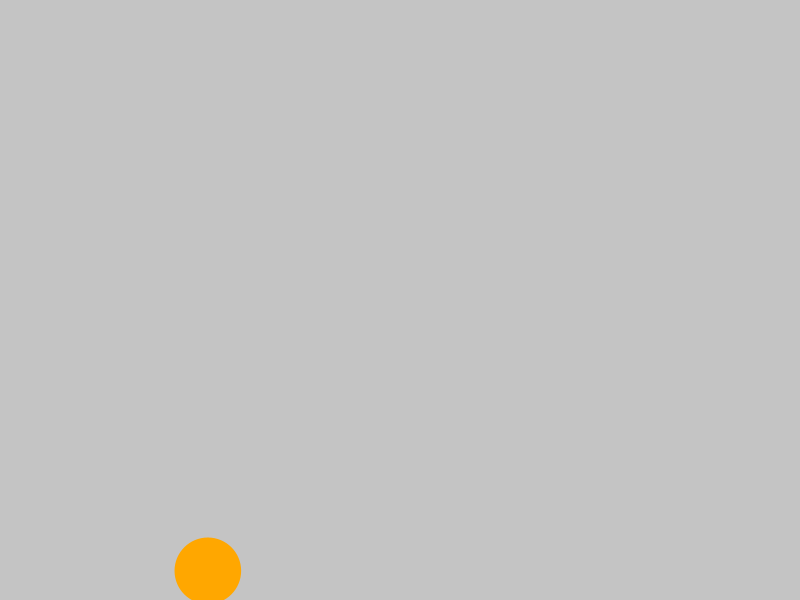
Frame 1 (no input)
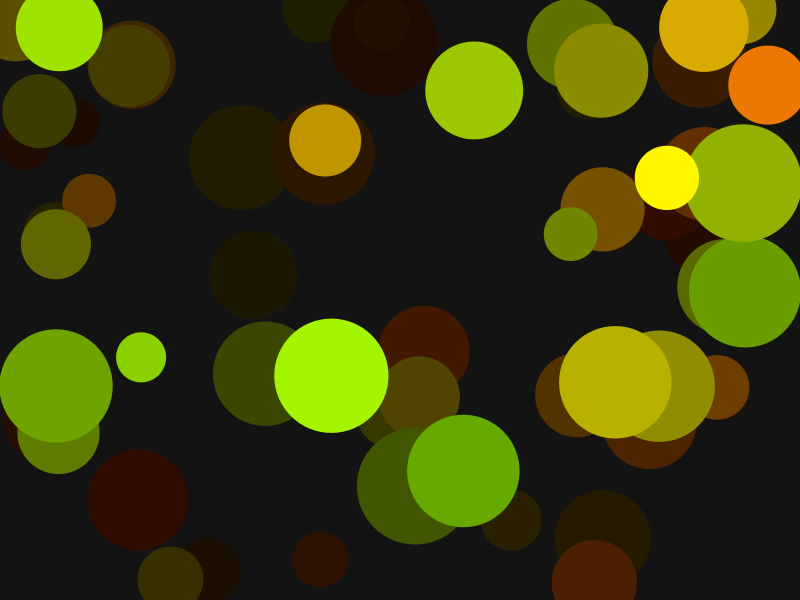
Frame 60 (the mouse pressed at the canvas centre just before this capture)
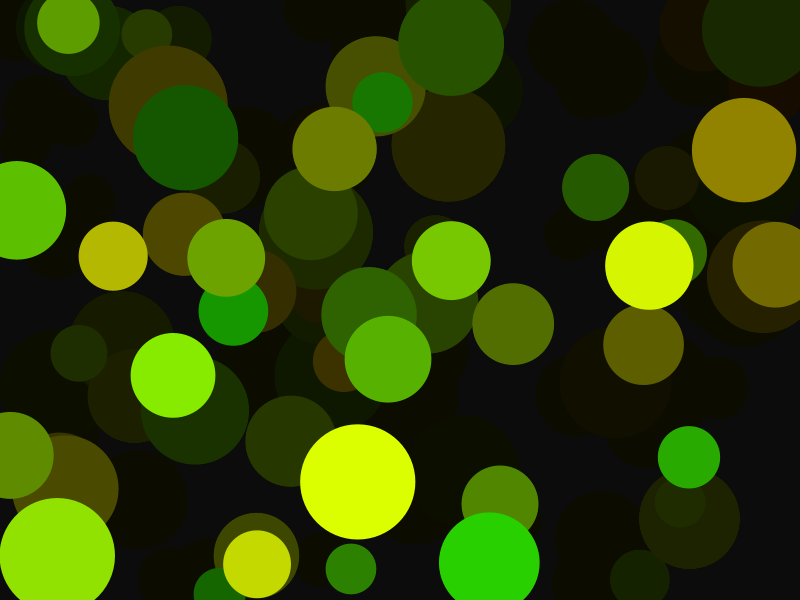
Frame 120 (the mouse held since frame 60 and released just before this capture)

The Processing sketch that drew these frames (run headless with seeded random() and noise(); from frame 60 on, the mouse is pressed at the canvas centre):

// Processing sketch: sketch_220830a
// ── sketch_220830a.pde
float _angle = 0;

void setup()
{
  //setting window size
  size(800,600);
}

void draw()
{
  clearScene ();
  _angle = setAngle(_angle,0.5);
  drawCircle(_angle);
}

void clearScene()
{
  //partial screen clear
  noStroke();
  fill(color(0,0,0,10));
  rect(0,0,800,600);
}

float setAngle(float angle, float step)
 {
   //check angle value
   angle = angle +step;
   if (angle > 360)
   {
     angle =0;
   }
   println(_angle);
   return(angle);
 }
 void drawCircle(float angle)
 {
  //draw random cirle
  colorMode(HSB,360,100,100);
  float hue = random(angle,angle+60);
  float sat = random(100,100);
  float bri = random(100,100);
  color circle_color = color(hue,sat,bri);
  fill(circle_color);
  
  //fill(color(random(255),random(255),random(255)));
  circle(random(800),random(600), random (50, 120));
}
